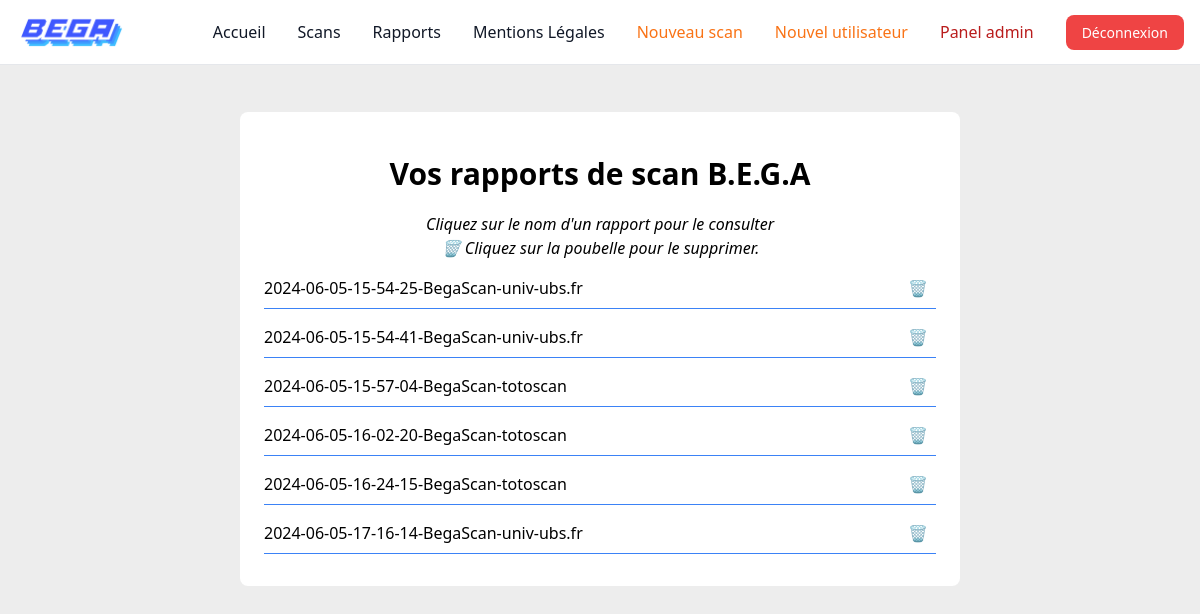
The page /reports/ (signed in) on the database its author committed.
### scan/models.py (models this page shows, shortened)
class Report(models.Model):
    name = models.CharField(max_length=300)
    date = models.DateField(auto_now=True)
    data = models.JSONField()
    scan = models.ForeignKey(Scan, null=False, on_delete=models.RESTRICT)
    user = models.ForeignKey(User, null=False, on_delete=models.CASCADE)

### scan/views.py (the view)
# urls.py: path('reports/', scan.views.report_list, name="report-list"),
@login_required
def report_list(request):
    if request.user.is_superuser:
        reports = Report.objects.all()
    else:
        reports = Report.objects.filter(user=request.user)
    return render(request, 'scan/report_list.html', {'reports': reports})

### scan/templates/scan/report_list.html
{% extends 'scan/base.html' %}
{% block content %}
<div class="inset-0 flex justify-center items-center mt-28 mb-5">
    <div class="bg-white p-6 rounded-lg max-w-[60%] w-full flex justify-center flex-col">
        <h1 class="text-black text-3xl font-bold rounded-lg text-center break-words mt-5">Vos rapports de scan B.E.G.A</h1>
        <p class="text-center italic mt-5">Cliquez sur le nom d'un rapport pour le consulter <br> 🗑️ Cliquez sur la poubelle pour le supprimer.</p>
        <ul class="w-full">
            {% for report in reports %}
                <li class="border-b border-blue-500 py-2 my-2">
                    <div class="flex justify-between items-center hover:font-bold">
                        <span><a href="{% url 'report-detail' report.id %}">{{report.name}}</a></span>
                        <span>
                            <a href="{% url 'report-delete' report.id %}" class="mr-2">🗑️</a>
                        </span>
                    </div>
                </li>
            {% endfor %}
        </ul>
    </div>
</div>
{% endblock %}

### scan/templates/scan/base.html (shortened to what this page needs)
{%load static%}
<html>
    <head>
        <script src="https://cdn.tailwindcss.com"></script>
    </head>
    <body class="mt-10" style="background-color: #EDEDED;">
        {% if user.is_authenticated %}
        <nav class="bg-white fixed w-full z-20 top-0 start-0 border-b border-gray-200">
            <div class="max-w-screen-xl flex flex-wrap items-center justify-between mx-auto p-4">
                <a href="{% url 'scan-home' %}" class="flex items-center space-x-3 rtl:space-x-reverse">
                    <img src="{% static 'scan/LOGO.png' %}" class="h-8" alt="BEGA Logo">
                </a>
                <div class="items-center justify-between hidden w-full md:flex md:w-auto md:order-1" id="navbar-sticky">
                <ul class="flex flex-col p-4 md:p-0 mt-4 font-medium border border-gray-100 rounded-lg bg-gray-50 md:space-x-8 rtl:space-x-reverse md:flex-row md:mt-0 md:border-0 md:bg-white">
                    <li>
                    <a href="{% url 'scan-home' %}" class="block py-2 px-3 text-gray-900 rounded hover:bg-gray-100 md:hover:bg-transparent md:hover:text-blue-700 md:p-0" aria-current="page">Accueil</a>
                    </li>
                    <li>
                    <a href="{% url 'scan-list' %}" class="block py-2 px-3 text-gray-900 rounded hover:bg-gray-100 md:hover:bg-transparent md:hover:text-blue-700 md:p-0">Scans</a>
                    </li>
                    <li>
                    <a href="{% url 'report-list' %}" class="block py-2 px-3 text-gray-900 rounded hover:bg-gray-100 md:hover:bg-transparent md:hover:text-blue-700 md:p-0">Rapports</a>
                    </li>
                    <li>
                    <a href="{% url 'legal' %}" class="block py-2 px-3 text-gray-900 rounded hover:bg-gray-100 md:hover:bg-transparent md:hover:text-blue-700 md:p-0">Mentions Légales</a>
                    </li>
                    {% if perms.scan.create %}
                    <li>
                    <a href="{% url 'scan-create' %}" class="block py-2 px-3 text-orange-500 rounded hover:bg-gray-100 md:hover:bg-transparent md:hover:text-orange-300 md:p-0">Nouveau scan</a>
                    </li>
                    {%endif%}
                    {% if perms.authentication.add_user %}
                    <li>
                    <a href="{% url 'signup' %}" class="block py-2 px-3 text-orange-500 rounded hover:bg-gray-100 md:hover:bg-transparent md:hover:text-orange-300 md:p-0">Nouvel utilisateur</a>
                    </li>
                    {%endif%}
                    {% if user.role == "ADMINISTRATOR" %}
                    <li>
                    <a href="/admin" class="block py-2 px-3 text-red-700 rounded hover:bg-gray-100 md:hover:bg-transparent md:hover:text-red-500 md:p-0">Panel admin</a>
                    </li>
                    {%endif%}
                    <li>
                    <a href="{% url 'logout' %}" class="text-white bg-red-500 hover:bg-red-700 focus:ring-4 focus:outline-none focus:ring-red-300 font-medium rounded-lg text-sm px-4 py-2 text-center">Déconnexion</a>
                    </li>
                </ul>
                </div>
            </div>
        </nav>
        {%endif%}
        {% block content %}
        {% endblock %}
    </body>
</html>

### rows shown on the page
Report: name "2024-06-05-15-54-25-BegaScan-univ-ubs.fr"
Report: name "2024-06-05-15-54-41-BegaScan-univ-ubs.fr"
Report: name "2024-06-05-15-57-04-BegaScan-totoscan"
Report: name "2024-06-05-16-02-20-BegaScan-totoscan"
Report: name "2024-06-05-16-24-15-BegaScan-totoscan"
Report: name "2024-06-05-17-16-14-BegaScan-univ-ubs.fr"
